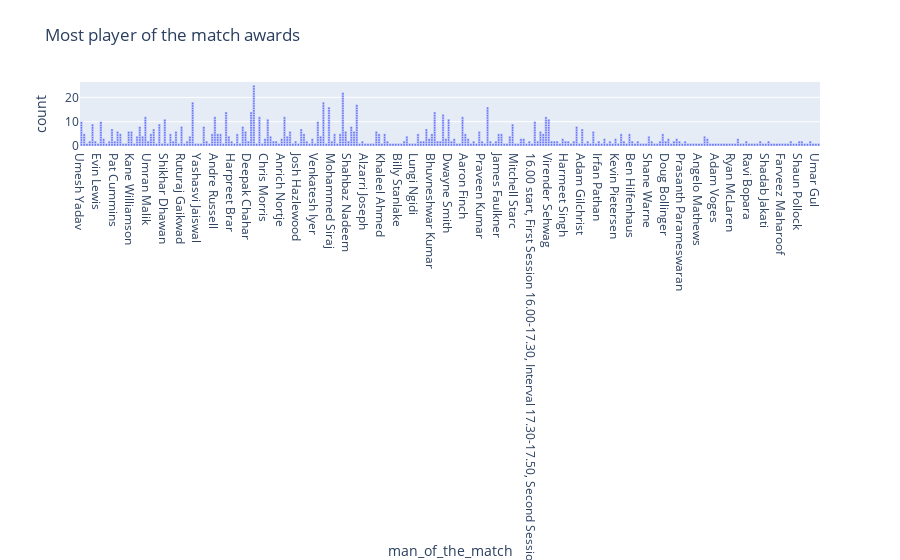

Source (notebook cell):
### Markdown cell above
# find out the player of the match

### Code cell
figure=px.bar(data,x=data["man_of_the_match"],title="Most player of the match awards")
figure.show()

### Figure 1 — Plotly figure (JSON) as saved in the notebook; plotly's stock layout.template omitted (floating-point values rounded to 4 significant figures; data arrays with more than 128 entries replaced by an {"elided": "..."} marker saying what was removed)
{"data": [{"alignmentgroup": "True", "hovertemplate": "man_of_the_match=%{x}<br>count=%{y}<extra></extra>", "legendgroup": "", "marker": {"color": "#636efa", "pattern": {"shape": ""}}, "name": "", "offsetgroup": "", "orientation": "v", "showlegend": false, "textposition": "auto", "type": "bar", "x": {"elided": "958 str values"}, "xaxis": "x", "y": {"elided": "958 int values"}, "yaxis": "y"}], "layout": {"autosize": true, "barmode": "relative", "legend": {"tracegroupgap": 0}, "title": {"text": "Most player of the match awards"}, "xaxis": {"anchor": "y", "autorange": true, "domain": [0, 1], "range": [-0.5, 265.5], "title": {"text": "man_of_the_match"}, "type": "category"}, "yaxis": {"anchor": "x", "autorange": true, "domain": [0, 1], "range": [0, 26.32], "title": {"text": "count"}, "type": "linear"}}}
